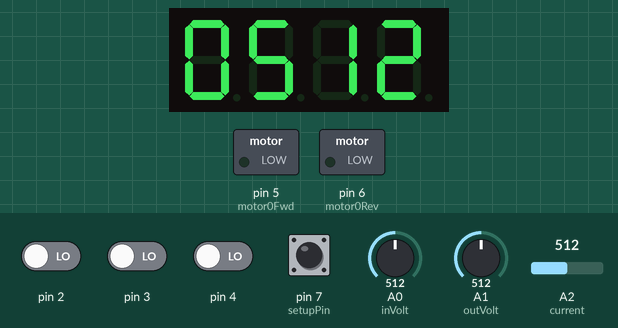
This sketch was run on a simulated Arduino Mega 2560, built with avr-gcc and run on an emulated ATmega2560. Shown: 4-digit seven-segment display, switched loads named in the sketch (green lamp = pin HIGH). Inputs (shaded band) come from the test bench; at power-on: pin 2–4, pin 7 (setupPin) LOW, A2 (current) = 512, A0 (inVolt) = 512, A1 (outVolt) = 512.

Above: at 1.6 s.
1.7 s: pin 7 (setupPin) pulled HIGH for 0.15 s
At 1.78 s:
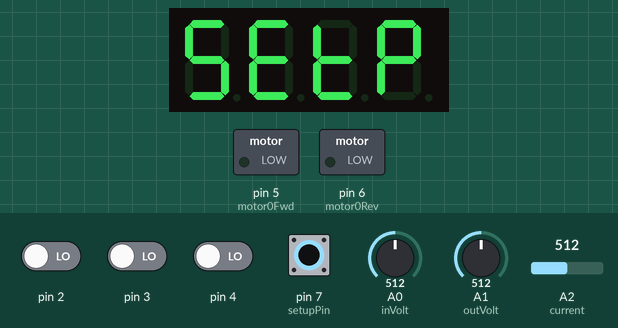
4.8 s: A2 (current) set to 122
At 6.9 s:
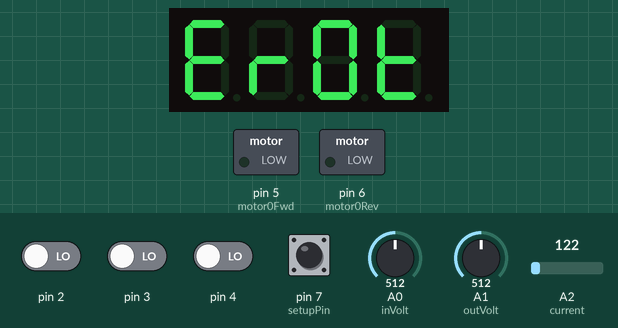
7.8 s: A0 (inVolt) set to 716
At 8.4 s:
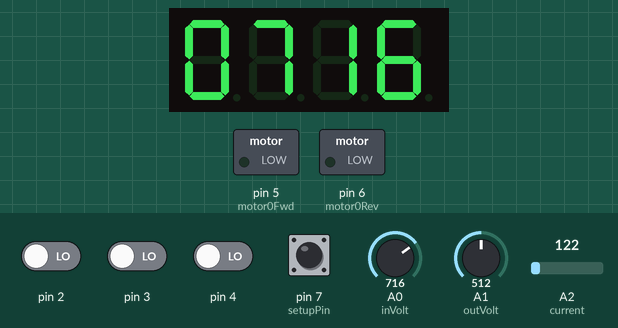
10.5 s: A2 (current) set to 244
At 12.4 s:
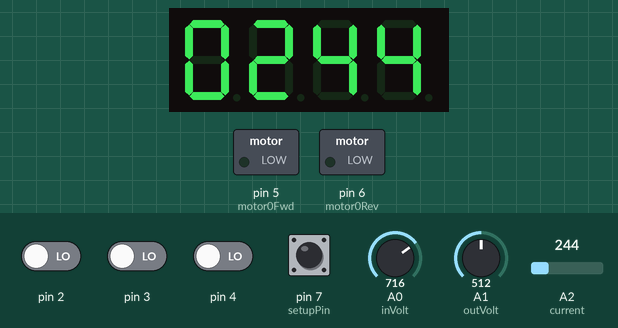
13.5 s: A2 (current) set to 265
At 13.9 s:
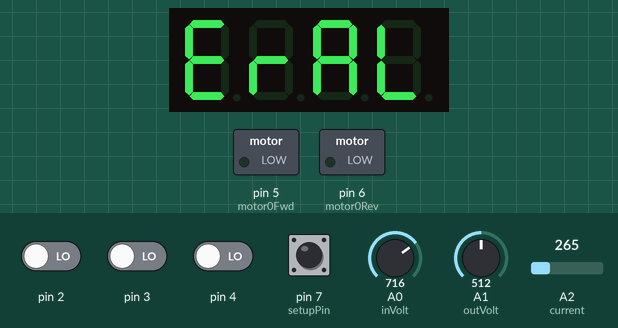
15.5 s: A1 (outVolt) set to 306
At 17.9 s:
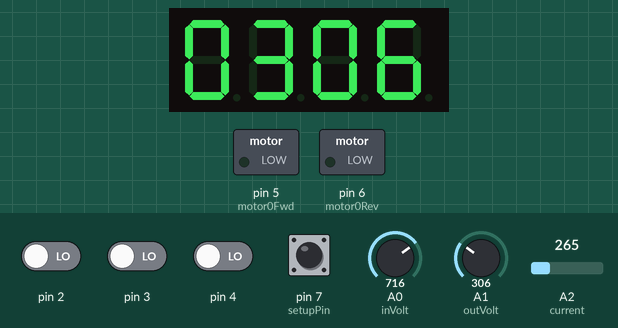
Timing chart, 0 to 19.4 s (numbered marks = the images above; inputs shaded):
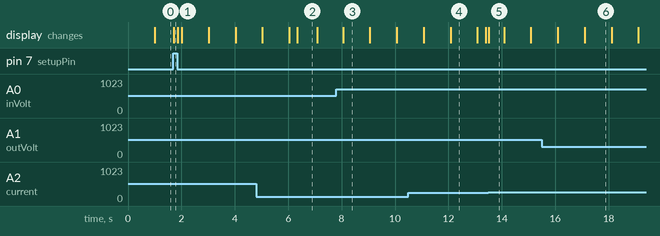

Measured:
- the behaviour switches between 254 and 255 on A2 (current) (found by bisection; images 4 and 5)
- after the input at 1.7 s, the display: changes at once (image 1)
- after the input at 13.5 s, the display: changes at once (image 5)
- what the display in image 2 shows lasts 0.8 s, from 6.3 s to 7.1 s
- what the display in image 3 shows lasts 1.0 s, from 8.1 s to 9.1 s
- what the display in image 5 shows lasts 0.6 s, from 13.5 s to 14.1 s

The sketch:

002-1PH-SERVO.ino
```cpp
/*
Project: NAS-002-1PH-SERVO
Description: Automatic Voltage Stablizer Control for Single Phase AC Supply
Project URL: https://github.com/saini999/002-1PH-SERVO
Author: saini999, https://github.com/saini999 // Discord: N00R#2080

Arduino Board: Arduino Mega2560 ( Changed to Mega2560 from Uno due to less IOs on Uno)

Project Start Date: 16-Nov-2022
Last Update: 16-Nov-2022

Input Voltage: Pin A0 (Through Voltage Divider)
Output Voltage: Pin A1 (Through Voltage Divider)
Current CT Sensor: Pin A2 (Through Voltage Divider)

Servo Motor Forward: Pin 5
Servo Motor Reverse: Pin 6

ok/Menu button: Pin 2
plus/Up button: Pin 3
minus/Down button: Pin 4
setup/Settings button: Pin 7

Parameters: IHu/IHv = Input High Voltage
            ILu/ILv = Input Low Voltage
            OHu/OHv = Output High Voltage
            OLu/OLv = Output Low Voltage
            SETu/SETv = Set Voltage
            OuL/OvL = Overload Current
            TOn = Relay/Contactor ON Delay
            TOff = Relay/Contactor CUTOFF Delay
            DIFF = Voltage Difference from Set Voltage


ALARMS: ErIn = Input Voltage Error (Either too low or too high)
        ErOt = Output Voltage Error (Either too low or too high)
        ErOL = OverLoad Error (Current drawn is more than the rated current)
        ErAL = All Alarms (Possible Reason: Board is not connected to Input and Output of Dimmer/Inverter
               Load Sensor is Not connected or this is first run and parameters are yet to be Configured)


*/

#include <EEPROM.h>
#include <BlockNot.h> //https://github.com/EasyG0ing1/BlockNot
#include "SevSeg.h" //https://github.com/sparkfun/SevSeg


SevSeg display1;

//BlockNot screen(2, SECONDS);
BlockNot refresh(1, SECONDS);
bool setupm = false;
int IHV;
int ILV;
int OHV;
int OLV;
int SETV;
int OVL;
int TON;
int TOFF;
int DIFF;
int enc;
const int ok = 2;
const int plus = 3;
const int minus = 4;
const int setupPin = 7;
const int inVolt = A0;
const int outVolt = A1;
const int current = A2;
const int motor0Fwd = 5;
const int motor0Rev = 6;
const int power = 22;
int encMenu;
int menu;
//int encMenu = 0;

bool okold = false;
bool plusold = false;
bool minusold = false;
bool resetrefresh = false;
bool alarmOnce = false;
bool onTimer = false;
bool offTimer = false;
//uncomment these variables if running without setup pin
/*
bool mode = false;
bool switched = false;
*/

BlockNot on(TON, SECONDS);
BlockNot off(TOFF, SECONDS);

void setup() {
setupDisplay();
setIN(ok);
setIN(plus);
setIN(minus);
//comment setup pin if not needed
setIN(setupPin); //change setup mode from RUN/SETUP
setIN(inVolt);
setIN(outVolt);
setIN(current);
setOUT(motor0Fwd);
setOUT(motor0Rev);
setOUT(power);


//This for Variables to read from Memory on startup
//comment these variables while testing in proteus
/**/
IHV = 2 * EEPROM.read(0);
ILV = 2 * EEPROM.read(1);
OHV = 2 * EEPROM.read(2);
OLV = 2 * EEPROM.read(3);
SETV = 2 * EEPROM.read(4);
OVL = EEPROM.read(5);
TON = EEPROM.read(6);
TOFF = EEPROM.read(7);
DIFF = EEPROM.read(8);
/**/

//uncomment these variables while testing in proteus
/*
IHV = 560;
ILV = 480;
OHV = 580;
OLV = 420;
SETV = 512;
OVL = 800;
TON = 3;
TOFF = 0;
DIFF = 5;
*/

on.setDuration(TON, SECONDS);
off.setDuration(TOFF, SECONDS);
on.reset();
off.reset();

}


void loop() {
  checkok();
  checkplus();
  checkminus();
  //comment this if running without setup pin
  if(read(setupPin)){
    runSetup();
  } else {
    runNormal();
  }

  /* Uncomment this for not using setup Pin
  if(mode){
    runSetup();
  } else {
    runNormal();
  }
  if(read(ok) && read(plus) && read(minus) && switched == false){
    mode = !mode;
    switched = true;
    encMenu = 0;
  }
  if(!read(ok) && !read(plus) && !read(minus) && switched == true){
    switched = false;
  }
  */
}
bool inputVok() {
  if(IV() > ILV && IV() < IHV){
    return true;
  } else {
    return false;
  }
}
bool outputVok() {
  if(OV() > OLV && OV() < OHV){
    return true;
  } else {
    return false;
  }
}
bool currentok() {
  if(amp() < OVL){
    return true;
  } else {
    return false;
  }
}

bool diffcheck() {
  int dif = SETV - OV();
  if(dif < 0){
    dif = dif * -1;
  }
  if(dif > DIFF){
    return true;
  } else {
    return false;
  }
}

void runNormal() {
  if(OV() < SETV && diffcheck() && inputVok() && currentok()){
    digitalWrite(motor0Fwd, HIGH);
  } else {
    digitalWrite(motor0Fwd, LOW);
  }
  if(OV() > SETV && diffcheck() && inputVok() && currentok()){
    digitalWrite(motor0Rev, HIGH);
  } else {
    digitalWrite(motor0Rev, LOW);
  }

  if(checksystem()){
    updateScreenData(true);
  } else {
    updateScreenData(false);
  }

  updatePower();

}
bool checksystem() {
  if(inputVok() && outputVok() && currentok()){
    return true;
  } else {
    return false;
  }
}

void updatePower() {
  if(checksystem()){
  if(on.triggered(false))
    digitalWrite(power, HIGH);
    off.reset();
  } else if(off.triggered(false)) {
    digitalWrite(power, LOW);
    on.reset();
  }
}


void updateScreenData(bool status) {
  //uncomment !mode and comment !read(setupPin) if setupPin is not being used
  if(/*!mode*/!read(setupPin)){
    if(!resetrefresh){
      refresh.reset();
      resetrefresh = true;
    }
    if(!status && !alarmOnce){
      alarmOnce = true;
      menu == -1;
    }
    if(status && alarmOnce){
      alarmOnce = false;
      menu == 0;
    }
    if(refresh.triggered()){
      menu++;
    }
    if(!status && menu == -1){
      if(!inputVok() && !outputVok() && !currentok()){
        display("ErAL", 0);
      } else {
        if(!inputVok()){
          display("ErIn", 0);
        }
        if(!outputVok()){
          display("ErOt", 0);
        }
        if(!currentok()){
          display("ErOL", 0);
        }
      }
    }
    if(menu == 0){
      display("InUL", 0);
    }
    if(menu == 1){
      displayVar(IV(), 0);
    }
    if(menu == 2){
      display("OPUL", 0);
    }
    if(menu == 3){
      displayVar(OV(), 0);
    }
    if(menu == 4){
      display("LoAd", 0);
    }
    if(menu == 5){
      displayVar(amp(), 0);
    }
    if(menu == 6){
      if(status){
        menu = 0;
      } else {
        menu = -1;
      }
    }
  }
}


int IV() {
  return analogRead(inVolt);
}

int OV() {
  return analogRead(outVolt);
}

int amp() {
  return analogRead(current);
}

void home() {
  display("SETP", 0);
}

void menuIHV() {
  if(refresh.triggered(false)){
    displayVar(enc, 0);
  } else {
    display("IHu", 0);
  }
}

void menuILV() {
  if(refresh.triggered(false)){
    displayVar(enc, 0);
  } else {
    display("ILu", 0);
  }
}

void menuOHV() {
  if(refresh.triggered(false)){
    displayVar(enc, 0);
  } else {
    display("OHu", 0);
  }
}

void menuOLV() {
  if(refresh.triggered(false)){
    displayVar(enc, 0);
  } else {
    display("OLu", 0);
  }
}

void menuSETV() {
  if(refresh.triggered(false)){
    displayVar(enc, 0);
  } else {
    display("SETu", 0);
  }
}

void menuOVL() {
  if(refresh.triggered(false)){
    displayVar(enc, 0);
  } else {
    display("OuL", 0);
  }
}

void menuTON() {
  if(refresh.triggered(false)){
    displayVar(enc, 0);
  } else {
    display("tOn", 0);
  }
}

void menuTOFF() {
  if(refresh.triggered(false)){
    displayVar(enc, 0);
  } else {
    display("tOFF", 0);
  }
}

void menuDIFF() {
  if(refresh.triggered(false)){
    displayVar(enc, 0);
  } else {
    display("dIFF", 0);
  }
}

void runSetup() {
  if(encMenu == 0) {
    home();
  }
  if(encMenu == 1) {
    menuIHV();
  }
  if(encMenu == 2) {
    menuILV();
  }
  if(encMenu == 3) {
    menuOHV();
  }
  if(encMenu == 4) {
    menuOLV();
  }
  if(encMenu == 5) {
    menuSETV();
  }
  if(encMenu == 6) {
    menuOVL();
  }
  if(encMenu == 7) {
    menuTON();
  }
  if(encMenu == 8) {
    menuTOFF();
  }
  if(encMenu == 9) {
    menuDIFF();
  }
  if(encMenu > 9) {
    encMenu = 0;
  }
  if(encMenu < 0) {
    encMenu = 9;
  }
}


void checkok() {
  if(read(ok) && okold == !read(ok)){
  okold = read(ok);
  encMenu++;
  refresh.reset();
  encUpdate();
  eepromUpdate();
  }
  if(read(ok) == false){
  okold = read(ok);
  }
}

void eepromUpdate() {
  EEPROM.update(0, IHV/2);
  EEPROM.update(1, ILV/2);
  EEPROM.update(2, OHV/2);
  EEPROM.update(3, OLV/2);
  EEPROM.update(4, SETV/2);
  EEPROM.update(5, OVL);
  EEPROM.update(6, TON);
  EEPROM.update(7, TOFF);
  EEPROM.update(8, DIFF);
}

void encUpdate() {
  if(encMenu == 0) {
    DIFF = enc;
  }
  if(encMenu == 1) {
    enc = IHV;
    }
  if(encMenu == 2) {
    IHV = enc;
    enc = ILV;
    }
  if(encMenu == 3) {
    ILV = enc;
    enc = OHV;
    }
  if(encMenu == 4) {
    OHV = enc;
    enc = OLV;
    }
  if(encMenu == 5) {
    OLV = enc;
    enc = SETV;
    }
  if(encMenu == 6) {
    SETV = enc;
    enc = OVL;
    }
  if(encMenu == 7) {
    OVL = enc;
    enc = TON;
    }
  if(encMenu == 8) {
    TON = enc;
    enc = TOFF;
    on.setDuration(TON, SECONDS);
    on.reset();
    }
  if(encMenu == 9) {
    TOFF = enc;
    enc = DIFF;
    off.setDuration(TOFF, SECONDS);
    off.reset();
    }
}

void displayVar(int var, int deci) {
  char buffer[5];
  sprintf(buffer, "%04d", var);
  display1.DisplayString(buffer, deci);
}

void checkplus() {
  if(read(plus) && plusold == !read(plus)){
  plusold = read(plus);
  enc++;
  }
  if(read(plus) == false){
  plusold = read(plus);
  }
}

void checkminus() {
  if(read(minus) && minusold == !read(minus)){
  minusold = read(minus);
  enc--;
  }
  if(read(minus) == false){
  minusold = read(minus);
  }
}

void setIN(int PIN) {
  pinMode(PIN, INPUT);
}

void setOUT(int PIN) {
  pinMode(PIN, OUTPUT);
}

bool read(int PIN) {
  if(digitalRead(PIN)) {
    return true;
  } else {
    return false;
  }
}

void display(String str, int deci) {
  int strl = str.length();
  if(strl < 4) {
    str = char(16) + str;
  }

  int str_len = str.length() + 1;
  char data[str_len];
  str.toCharArray(data, str_len);
  display1.DisplayString(data, deci);
}

void setupDisplay() {
    int displayType = COMMON_CATHODE;

   int digit1 = 50;
   int digit2 = 51;
   int digit3 = 52;
   int digit4 = 53;


   int segA = 42;
   int segB = 43;
   int segC = 44;
   int segD = 45;
   int segE = 46;
   int segF = 47;
   int segG = 48;
   int segDP = 49;

  int numberOfDigits = 4;

  display1.Begin(displayType, numberOfDigits, digit1, digit2, digit3, digit4, segA, segB, segC, segD, segE, segF, segG, segDP);

  display1.SetBrightness(100);
}
```
